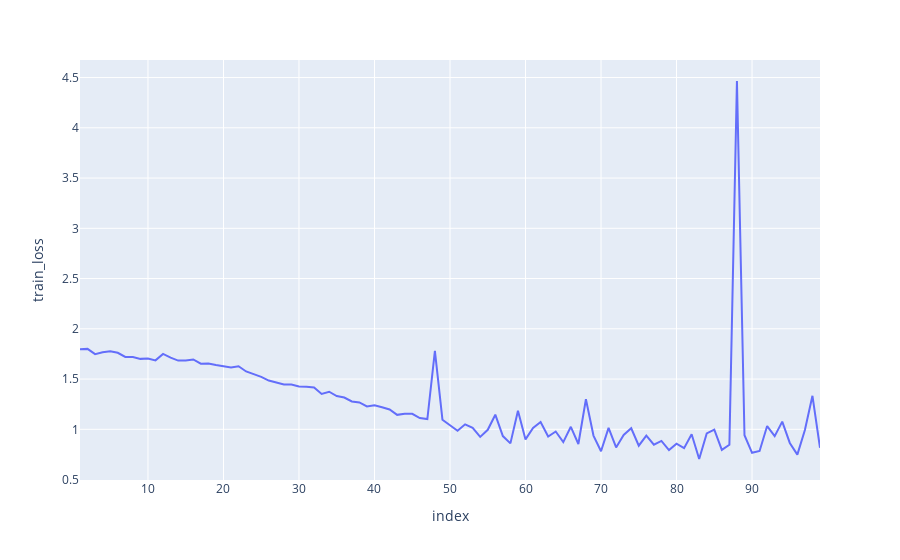
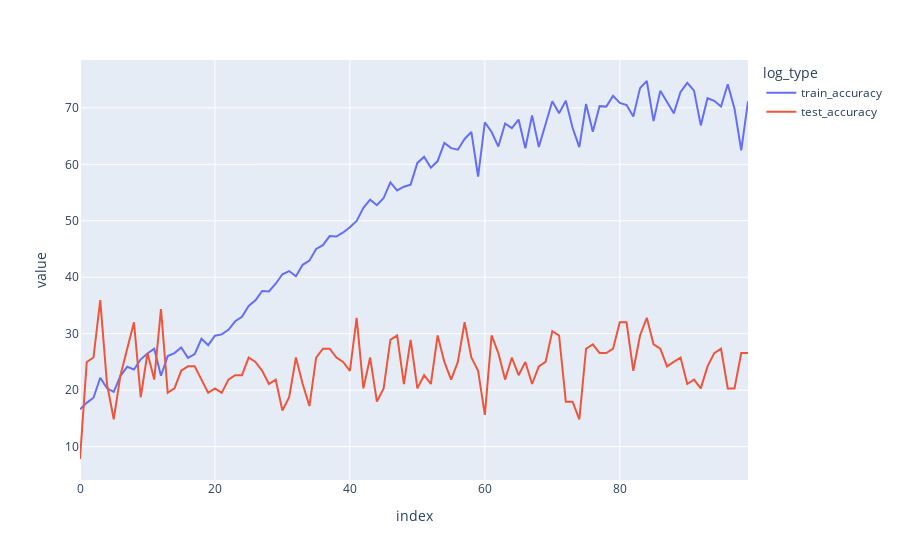
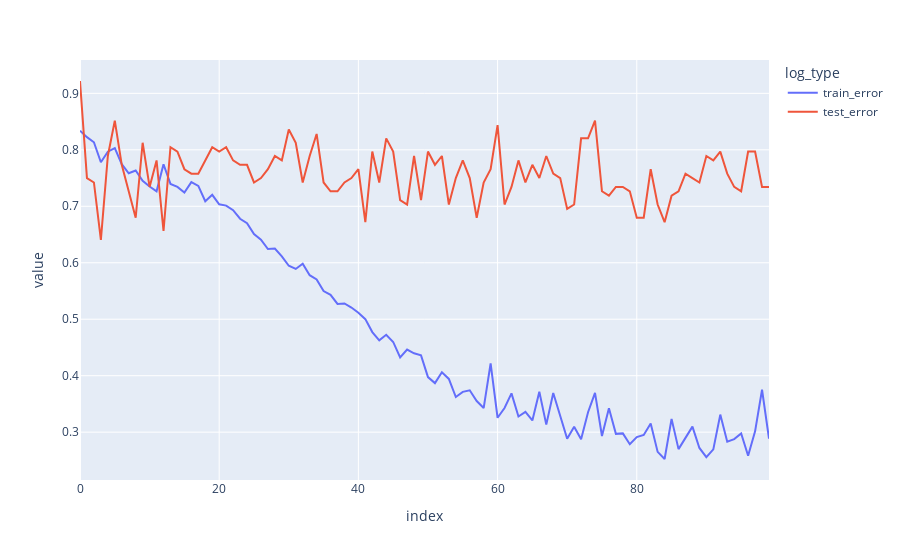

Here is the notebook cell these charts were saved with, in order:
### Code cell
import plotly.express as px
log_df = pd.DataFrame.from_dict(log)
log_df = log_df.reset_index()
fig = px.line(log_df.iloc[1:], x="index", y="train_loss")
fig.show()
type = "accuracy"
df1 = log_df[['index', f"train_{type}", f"test_{type}"]].melt(id_vars=['index'], var_name='log_type')
fig = px.line(df1, x="index", y="value", color='log_type')
fig.show()

type = "error"
df1 = log_df[['index', f"train_{type}", f"test_{type}"]].melt(id_vars=['index'], var_name='log_type')
fig = px.line(df1, x="index", y="value", color='log_type')
fig.show()
